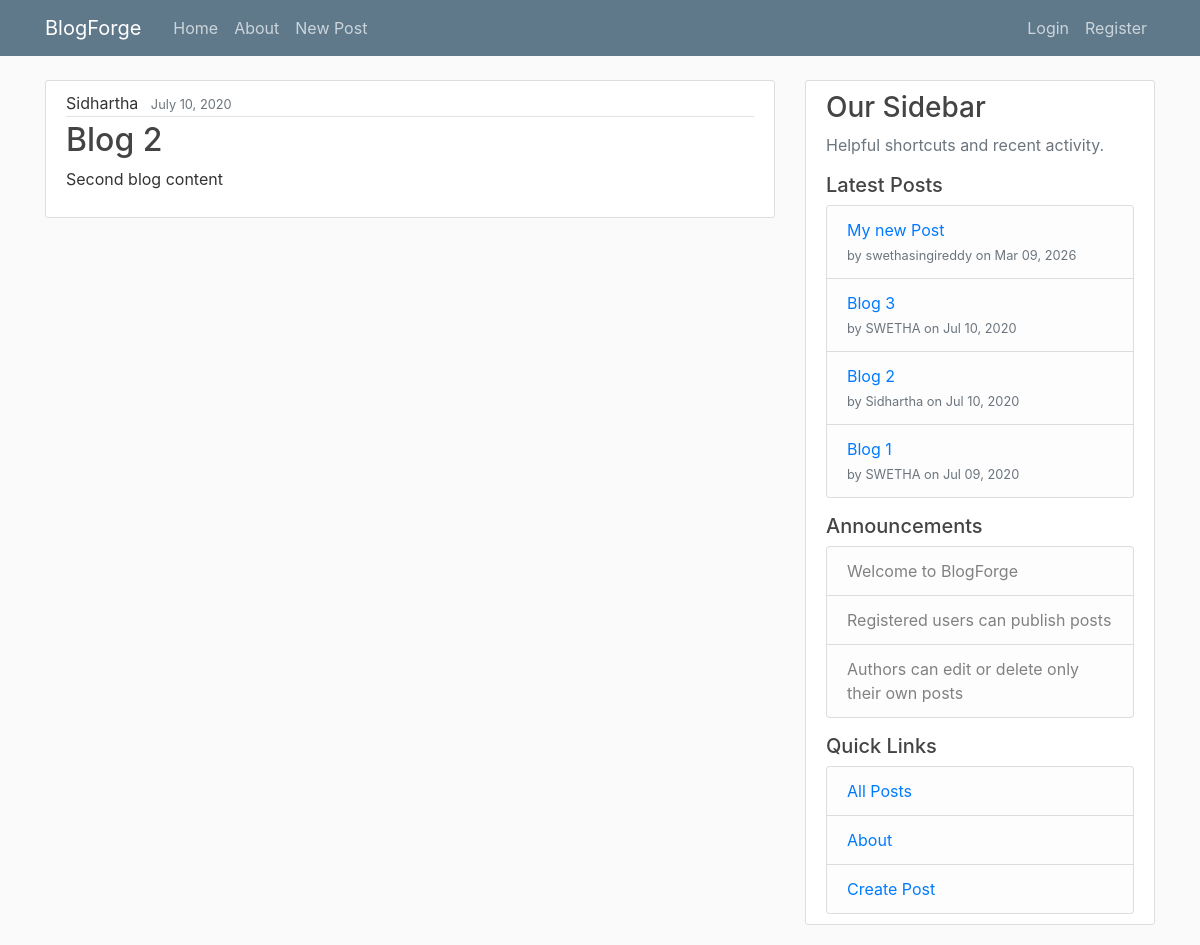
The app's page /post/2/ with its own data.
### sweblog/models.py (models this page shows, shortened)
class Post(models.Model):
    title = models.CharField(max_length=100)
    content = models.TextField()
    date_posted = models.DateTimeField(default=timezone.now)
    author = models.ForeignKey(User, on_delete=models.CASCADE)
    class Meta:
        ordering = ['-date_posted']

### sweblog/views.py (the view)
# urls.py: path('post/<int:pk>/', PostDetailView.as_view(), name='post-detail'),
class PostDetailView(DetailView):
    model = Post
    template_name = 'sweblog/post_detail.html'
    def get_context_data(self, **kwargs):
        context = super().get_context_data(**kwargs)
        context.update(sidebar_context())
        return context

### sweblog/views.py (called while the page is built)
def sidebar_context():
    latest_posts = Post.objects.select_related('author').order_by('-date_posted')[:5]
    return {
        'latest_posts': latest_posts,
        'announcements': [
            'Welcome to BlogForge',
            'Registered users can publish posts',
            'Authors can edit or delete only their own posts',
        ],
        'quick_links': [
            {'label': 'All Posts', 'url_name': 'blog-home'},
            {'label': 'About', 'url_name': 'blog-about'},
            {'label': 'Create Post', 'url_name': 'post-create'},
        ],
    }

### sweblog/templates/sweblog/post_detail.html (shortened to what this page needs)
{% extends "sweblog/base.html" %}
{% block content %}
<article class="media content-section">
  <div class="media-body">
    <div class="article-metadata">
      <span class="mr-2">{{ object.author }}</span>
      <small class="text-muted">{{ object.date_posted|date:"F d, Y" }}</small>
    </div>
    <h2 class="article-title">{{ object.title }}</h2>
    <p class="article-content">{{ object.content }}</p>
  </div>
</article>
{% endblock content %}

### sweblog/templates/sweblog/base.html (shortened to what this page needs)
{% load static %}
<!DOCTYPE html>
<html>
<head>
    <link rel="stylesheet" href="https://maxcdn.bootstrapcdn.com/bootstrap/4.0.0/css/bootstrap.min.css">
    <link rel="stylesheet" type="text/css" href="{% static 'sweblog/main.css' %}">
</head>
<body>
<header class="site-header">
  <nav class="navbar navbar-expand-md navbar-dark bg-steel fixed-top">
    <div class="container">
      <a class="navbar-brand mr-4" href="{% url 'blog-home' %}">BlogForge</a>
      <div class="collapse navbar-collapse" id="navbarToggle">
        <div class="navbar-nav mr-auto">
          <a class="nav-item nav-link" href="{% url 'blog-home' %}">Home</a>
          <a class="nav-item nav-link" href="{% url 'blog-about' %}">About</a>
          <a class="nav-item nav-link" href="{% url 'post-create' %}">New Post</a>
        </div>
        <div class="navbar-nav">
          {% if user.is_authenticated %}
            <span class="navbar-text mr-2">Hi, {{ user.username }}</span>
            <a class="nav-item nav-link" href="{% url 'post-create' %}">Create</a>
            <a class="nav-item nav-link" href="{% url 'logout' %}">Logout</a>
          {% else %}
            <a class="nav-item nav-link" href="{% url 'login' %}">Login</a>
            <a class="nav-item nav-link" href="{% url 'register' %}">Register</a>
          {% endif %}
        </div>
      </div>
    </div>
  </nav>
</header>
<main role="main" class="container">
  <div class="row">
    <div class="col-md-8">
      {% block content %}{% endblock %}
    </div>
    <div class="col-md-4">
      <div class="content-section">
        <h3>Our Sidebar</h3>
        <p class="text-muted">Helpful shortcuts and recent activity.</p>
        <h5>Latest Posts</h5>
        <ul class="list-group mb-3">
          {% for latest_post in latest_posts %}
            <li class="list-group-item list-group-item-light">
              <a href="{% url 'post-detail' latest_post.pk %}">{{ latest_post.title }}</a><br>
              <small class="text-muted">by {{ latest_post.author }} on {{ latest_post.date_posted|date:"M d, Y" }}</small>
            </li>
          {% empty %}
            <li class="list-group-item list-group-item-light">No posts yet.</li>
          {% endfor %}
        </ul>
        <h5>Announcements</h5>
        <ul class="list-group mb-3">
          {% for announcement in announcements %}
            <li class="list-group-item list-group-item-light">{{ announcement }}</li>
          {% endfor %}
        </ul>
        <h5>Quick Links</h5>
        <ul class="list-group">
          {% for link in quick_links %}
            <li class="list-group-item list-group-item-light"><a href="{% url link.url_name %}">{{ link.label }}</a></li>
          {% endfor %}
        </ul>
      </div>
    </div>
  </div>
</main>
</body>
</html>

### sweblog/static/sweblog/main.css (style rules this page uses)
body { background: #fafafa; color: #333333; margin-top: 5rem; }
h1, h2, h3, h4, h5, h6 { color: #444444; }
ul { margin: 0; }
.bg-steel { background-color: #5f788a; }
.site-header .navbar-nav .nav-link, .site-header .navbar-text { color: #cbd5db; }
.content-section { background: #ffffff; padding: 10px 20px; border: 1px solid #dddddd; border-radius: 3px; margin-bottom: 20px; }
.article-title { color: #444444; }
.article-content { white-space: pre-line; }
.article-metadata { padding-bottom: 1px; margin-bottom: 4px; border-bottom: 1px solid #e3e3e3; }

### records on screen
Post: author "Sidhartha", date_posted "July 10, 2020", title "Blog 2", content "Second blog content", date_posted "Jul 10, 2020"
Post: title "My new Post", author "swethasingireddy", date_posted "Mar 09, 2026"
Post: title "Blog 3", author "SWETHA", date_posted "Jul 10, 2020"
Post: title "Blog 1", author "SWETHA", date_posted "Jul 09, 2020"

### other values on screen
{{ announcement }} "Welcome to BlogForge" "Registered users can publish posts" "Authors can edit or delete only their own posts"
{{ link.label }} "All Posts" "About" "Create Post"
